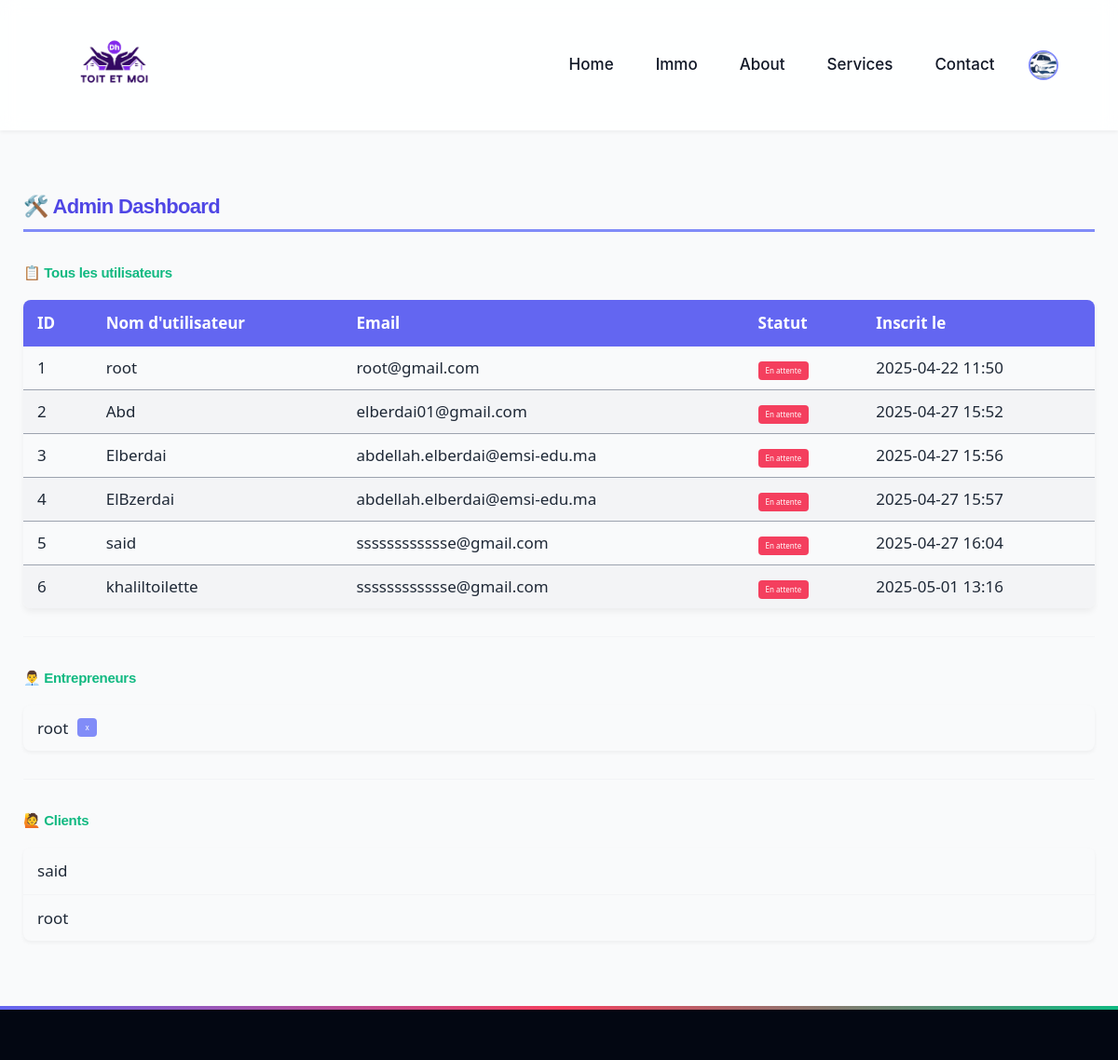
Before: /dash/ (signed in, upper part) with the older database file.
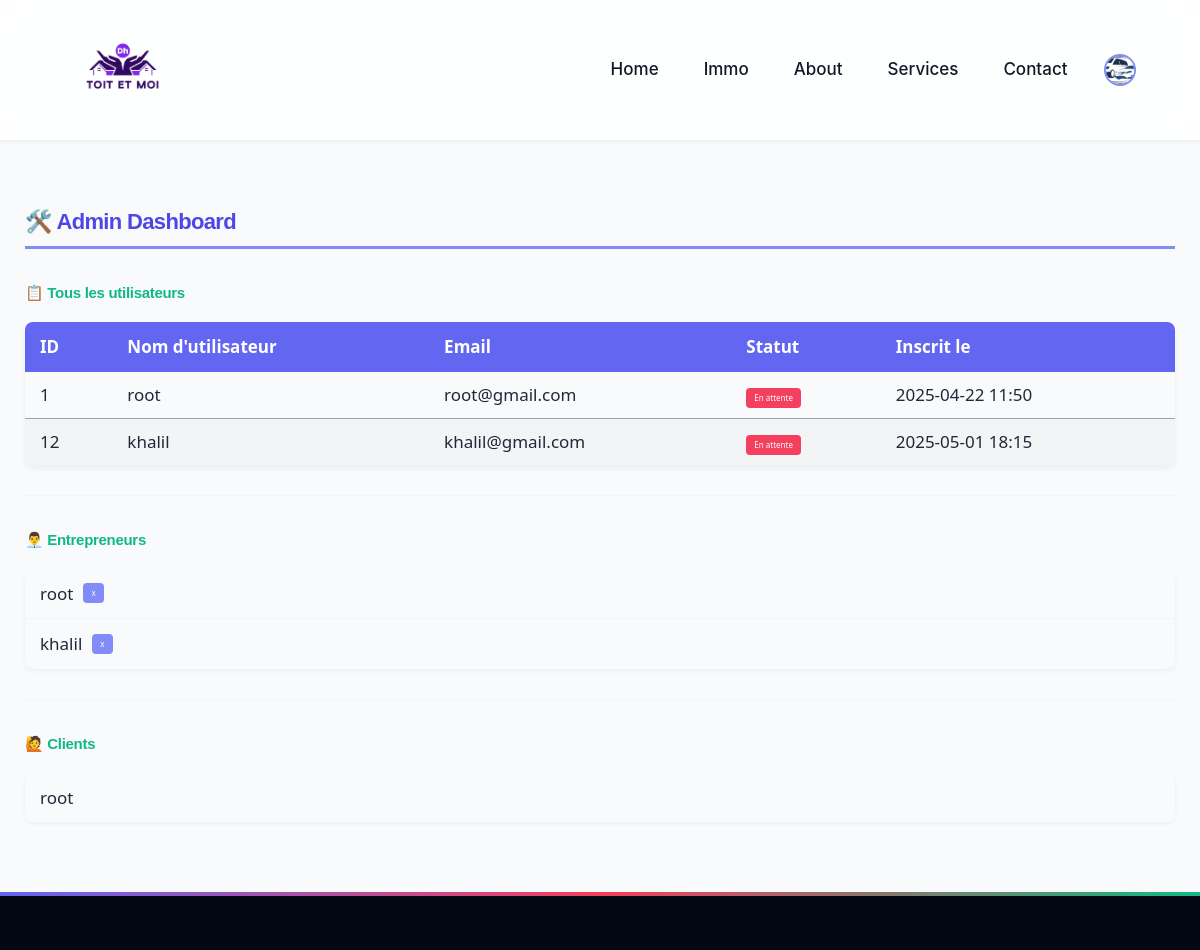
After: the same page with the newer database file.
### app/models.py (models this page shows)
class CustomUser(AbstractUser):
    status = [
        ('entrepreneur', 'entrepreneur'),
        ('client', ' client'),
        ('admin','admin'),
        ('visiteur','visiteur')
    ]
    status = models.CharField(max_length=50, default='visiteur', choices=status)
    profile_picture = models.ImageField(upload_to='locataire_profile_pics/',default='locataire_profile_pics/car-rental-vector-13423582.png', null=True, blank=True)
    phone_number = models.CharField(max_length=15, null=True, blank=True)
    date_of_birth = models.DateField(null=True, blank=True)
    address = models.CharField(max_length=255, null=True, blank=True)
    Carteid= models.CharField(max_length=100, null=True, blank=True)

class entrepreneur(models.Model):
    user = models.ForeignKey(CustomUser,on_delete=models.CASCADE,primary_key=True)
    entreprise=models.CharField(max_length=50, default='x')

class client(models.Model):
    user = models.ForeignKey(CustomUser,on_delete=models.CASCADE,primary_key=True)
    bio = models.TextField(null=True, blank=True)

### app/views.py (the view)
# urls.py: path('dash/', views.dash, name='Dashboard'),
@staff_member_required(login_url='/login/')
def dash(request):
    users = CustomUser.objects.all()
    clients = client.objects.all()
    entrepreneurs = entrepreneur.objects.all()
    return render(request, 'adminp/dash.html', {
        'users': users,
        'clients': clients,
        'entrepreneurs': entrepreneurs,
    })

### templates/adminp/dash.html (shortened to what this page needs)
{% extends "base.html" %}
{% block content %}
<div class="admin-container">
  <h1>🛠️ Admin Dashboard</h1>
  <h2>📋 Tous les utilisateurs</h2>
  <table class="data-table">
    <thead>
      <tr>
        <th>ID</th>
        <th>Nom d'utilisateur</th>
        <th>Email</th>
        <th>Statut</th>
        <th>Inscrit le</th>
      </tr>
    </thead>
    <tbody>
      {% for user in users %}
      <tr>
        <td>{{ user.id }}</td>
        <td>{{ user.username }}</td>
        <td>{{ user.email }}</td>
        <td>
          {% if user.status == "active" %}
            <span class="status-badge status-active">Actif</span>
          {% elif user.status == "inactive" %}
            <span class="status-badge status-inactive">Inactif</span>
          {% else %}
            <span class="status-badge status-pending">En attente</span>
          {% endif %}
        </td>
        <td>{{ user.date_joined|date:"Y-m-d H:i" }}</td>
      </tr>
      {% endfor %}
    </tbody>
  </table>
    <div class="section-divider"></div>
    <h2>👨‍💼 Entrepreneurs</h2>
    <ul class="data-list">
        {% for e in entrepreneurs %}
        <li>{{ e.user.username }} <span class="company-badge">{{ e.entreprise }}</span></li>
        {% empty %}
        <li class="empty-list">Aucun entrepreneur</li>
        {% endfor %}
    </ul>
    <div class="section-divider"></div>
    <h2>🙋 Clients</h2>
    <ul class="data-list">
        {% for c in clients %}
        <li>{{ c.user.username }}</li>
        {% empty %}
        <li class="empty-list">Aucun client</li>
        {% endfor %}
    </ul>
    </div>
{% endblock content %}

### templates/base.html (shortened to what this page needs)
{% load static %}
<!DOCTYPE html>
<html lang="en">
<head>
    <link rel="stylesheet" href="https://cdnjs.cloudflare.com/ajax/libs/font-awesome/6.0.0/css/all.min.css">
    <script src="https://cdn.tailwindcss.com"></script>
    <link href="https://cdn.jsdelivr.net/npm/bootstrap@5.3.5/dist/css/bootstrap.min.css" rel="stylesheet">
</head>
<body>
  <body>
    <nav class="navbar">
        <div class="logo">
          <a href="{% url 'SayHello' %}">
            <img src="\media\photos\25\04\25\logo.png" alt="Toit et Moi">
          </a>
        </div>
        <ul class="nav-links" id="nav-links">
            <li><a href="{% url 'SayHello' %}">Home</a></li>
            <li><a href="{% url 'Products' %}">Immo</a></li>
            <li><a href="{% url 'Settings' %}">About</a></li>
            <li><a href="{% url 'Services' %}">Services</a></li>
            <li><a href="{% url 'Contact' %}">Contact</a></li>
            {% if user.is_authenticated %}
            <li class="relative">
              <a href="javascript:void(0)" id="profile-menu-toggle">
                <img src="{{ request.user.profile_picture.url }}"  alt="Profile Picture" class="w-12 h-12 rounded-full border-2 border-primary-light">
              </a>
          </li>
            {% else %}
            <li><a href="{% url 'Loginpage' %}">Login</a></li>
            <li><a href="{% url 'Register' %}">Register</a></li>
            {% endif %}
        </ul>
    </nav>
    <main>
        {% block content %}{% endblock content %}
    </main>
    <footer>
    </footer>
</head>

Changed rows visible on the page:
removed CustomUser: id "2", username "Abd", email "elberdai01@gmail.com", status "En attente", date_joined "2025-04-27 15:52"
removed CustomUser: id "3", username "Elberdai", email "abdellah.elberdai@emsi-edu.ma", status "En attente", date_joined "2025-04-27 15:56"
removed CustomUser: id "4", username "ElBzerdai", email "abdellah.elberdai@emsi-edu.ma", status "En attente", date_joined "2025-04-27 15:57"
removed CustomUser: id "5", username "said", email "sssssssssssse@gmail.com", status "En attente", date_joined "2025-04-27 16:04"
removed CustomUser: id "6", username "khaliltoilette", email "sssssssssssse@gmail.com", status "En attente", date_joined "2025-05-01 13:16"
removed client: user.username "said"
added CustomUser: id "12", username "khalil", email "khalil@gmail.com", status "En attente", date_joined "2025-05-01 18:15"
added entrepreneur: user.username "khalil", entreprise "x"
